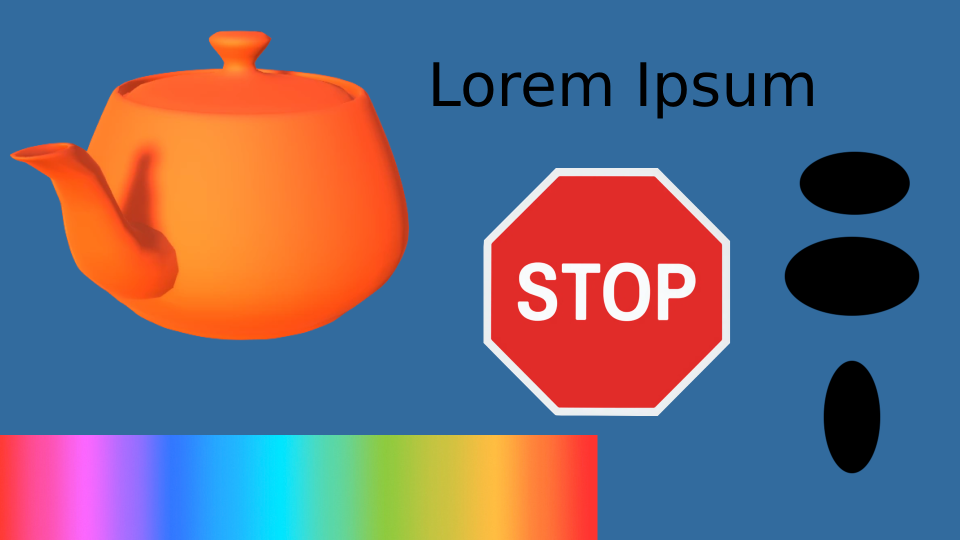
#> input picture Data/Displays/ShapesTeapot.png, 1920 x 1080 px, given in place of 0015.jpg, which was not available (shown at 1/2 size)
$ python AffineRegistration.py
#> lines starting #> are read from the running program, lines starting #| are printed output that depends on the picture; pictures that were not available may be replaced by others from this repository, and a replacement may not be noted
#> in test_composite, moving is the input picture: shape (1080, 1920, 3); mean B, G, R 125.3, 106.2, 109.4
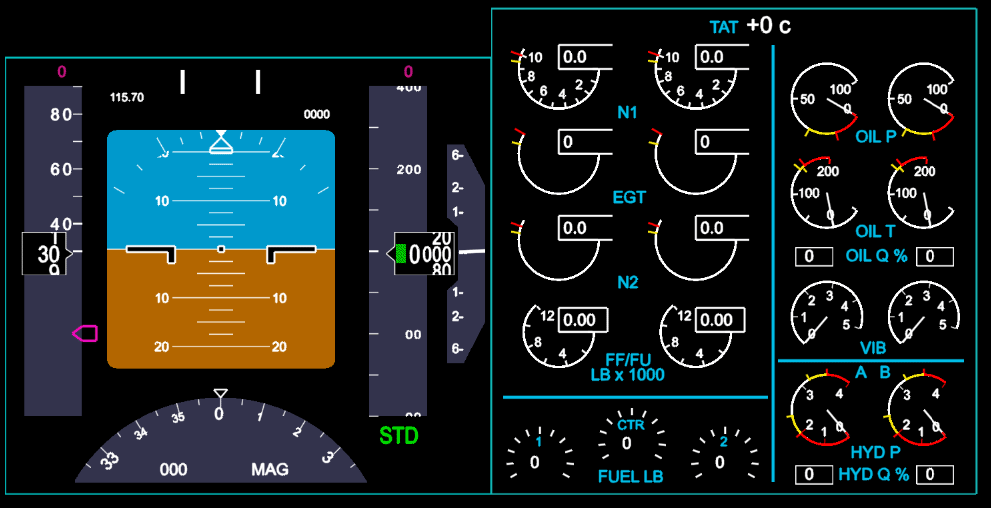
#> input picture Data/Displays/1.png, 991 x 508 px, given in place of box-black.png, which was not available
#> in test_composite, static is the input picture: shape (508, 991, 3); mean B, G, R 34.1, 33.7, 25.9
"""
This file will contain all the routines for affine registration.
"""
import Color
import cv2
import numpy as np
import SimpleITK as sitk


# [223 lines left out: functions find_homography, test_gftt, sitk_to_homogeneous, test_sitk, test_images, not called in this run]


    #cv2.imshow('red', static_red)
    #cv2.waitKey()


CHECKERBOARD = 1
BLEND = 2
def Composite(image1, image2, method=CHECKERBOARD, grid=(9, 16)):
    """
    compares two images
    :param image1:
    :param image2:
    :param method:
    :param grid: a 2-tuple, (rows, columns), that determines the shape of the checkerboard pattern.
    :return:

    NOTE: currently only checkerboard is implemented
    """
#> called with method = 1, grid = (3, 5)
    ##########################################################################
    # Make sizes match
    ##########################################################################
    #transform the images to the same size. Resizes bigger to match smaller if different dimensions
    if (image1.shape[0] != image2.shape[0]) or (image1.shape[1] != image2.shape[1]): # if there is some difference in width or height

        if image1.shape[0] * image1.shape[1] > image2.shape[0] * image2.shape[1]: # if image1 is bigger
            image1 = cv2.resize(image1, (image2.shape[1], image2.shape[0]), interpolation=cv2.INTER_AREA)
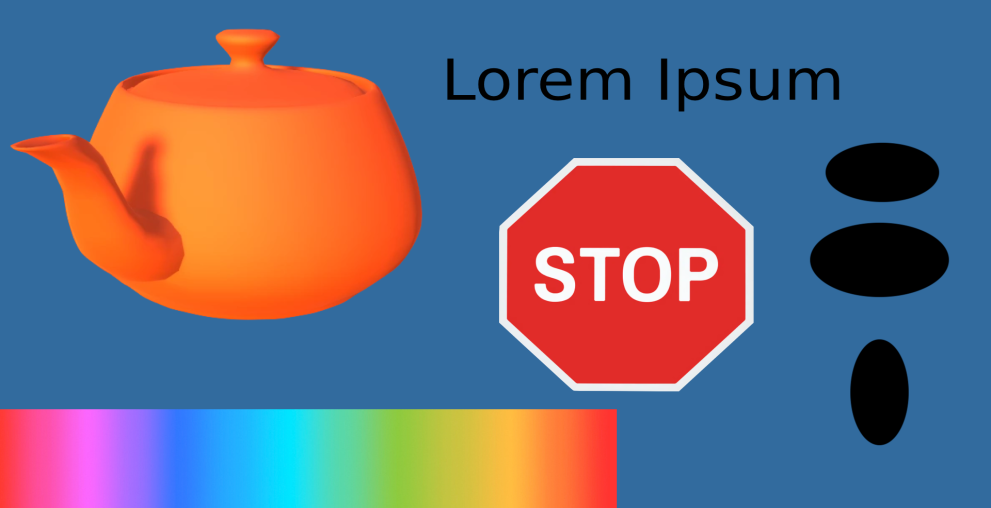
#> image1: shape (508, 991, 3); mean B, G, R 125.3, 106.2, 109.4
        else: #image2 is bigger
            image2 = cv2.resize(image2, (image1.shape[1], image1.shape[0]), interpolation=cv2.INTER_AREA)

    ##########################################################################
    # Checkerboard
    ##########################################################################
    if method == CHECKERBOARD:
        #check for 1 of 3 cases, both color, both grayscale, or disparate.
        flag_gray = len(image1.shape) == 2 and len(image2.shape) == 2
#> flag_gray = False
        flag_color = len(image1.shape) == 3 and len(image2.shape) == 3
#> flag_color = True
        flag_disparate = not (flag_gray or flag_color)
#> flag_disparate = False

        #logical check that only 1 of the flags is active.
        assert sum([flag_gray, flag_color, flag_disparate]) == 1, "Error in logic for setting flags that check color mode of images being compared."

        #handle disparate. "bloom up" the grayscale one.
        if flag_disparate:
            if len(image1.shape) == 2: # image1 is grayscale
                image1 = np.stack((image1,)*3, axis=-1)
            else: # image2 is grayscale
                image2 = np.stack((image2,)*3, axis=-1)


        #Images should have same dimensions at this point
        assert image1.shape == image2.shape, "Error, images do not have the same dimensions."

        # Begin Tiling routine here.
        h, w = image1.shape[:2] # height and width of image
#> h = 508; w = 991
        rows, cols = grid  # dimensions of the tiling.

        # Calculate height and width of each tile
        tile_h = h // rows
#> tile_h = 169
        tile_w = w // cols
#> tile_w = 198

        # Initialize output image
        out = np.zeros_like(image1)

        #iterate over and copy each tile
        for r in range(rows):
            for c in range(cols):
                # Determine which image to use based on checkerboard pattern
                use_img1 = (r + c) % 2 == 0
                src = image1 if use_img1 else image2

                # Compute the slice for this tile
                y_start = r * tile_h
                y_end = (r + 1) * tile_h
                x_start = c * tile_w
                x_end = (c + 1) * tile_w

                # Copy tile to result
                out[y_start:y_end, x_start:x_end] = src[y_start:y_end, x_start:x_end]
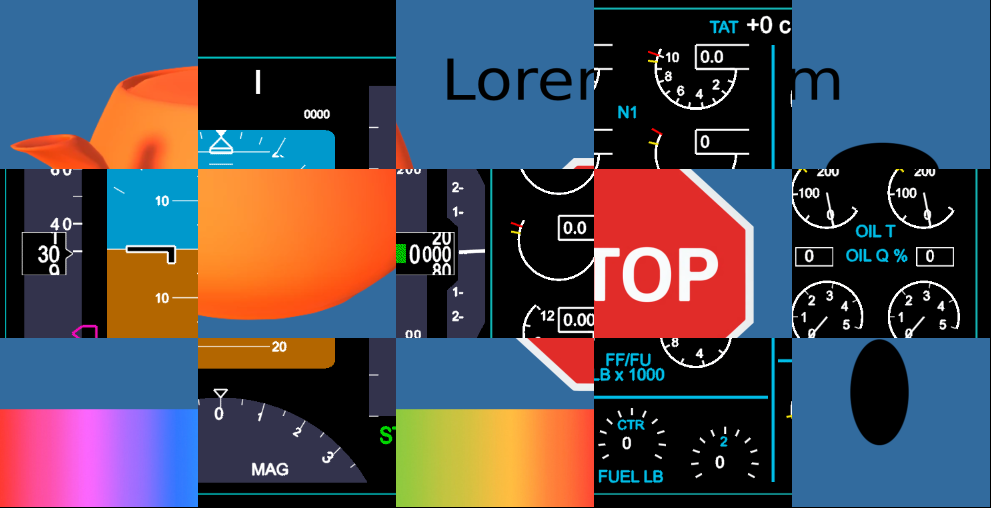
#> out: shape (508, 991, 3); mean B, G, R 83.5, 73.2, 76.3

        return out


# [69 lines left out: functions FindTransform, namehere, DrawPointsToVerify, DrawPoints, not called in this run]


def rearranger():
    good = []


def test_composite():
    moving = cv2.imread("Data/Mar14Tests/0015.jpg")
    static = cv2.imread("Data/Displays/box-black.png")

    dimensions = (3, 5)    # (5, 8)
    composite = Composite(moving, static, grid=dimensions)

    cv2.imshow('', composite)
    cv2.waitKey()
    cv2.destroyAllWindows()


def test_find_homography():
    pass

def test():
    #test_gftt()
    #test_images()
    #test_sitk()
    test_composite()
    test_find_homography()


if __name__ == "__main__":
    test()
